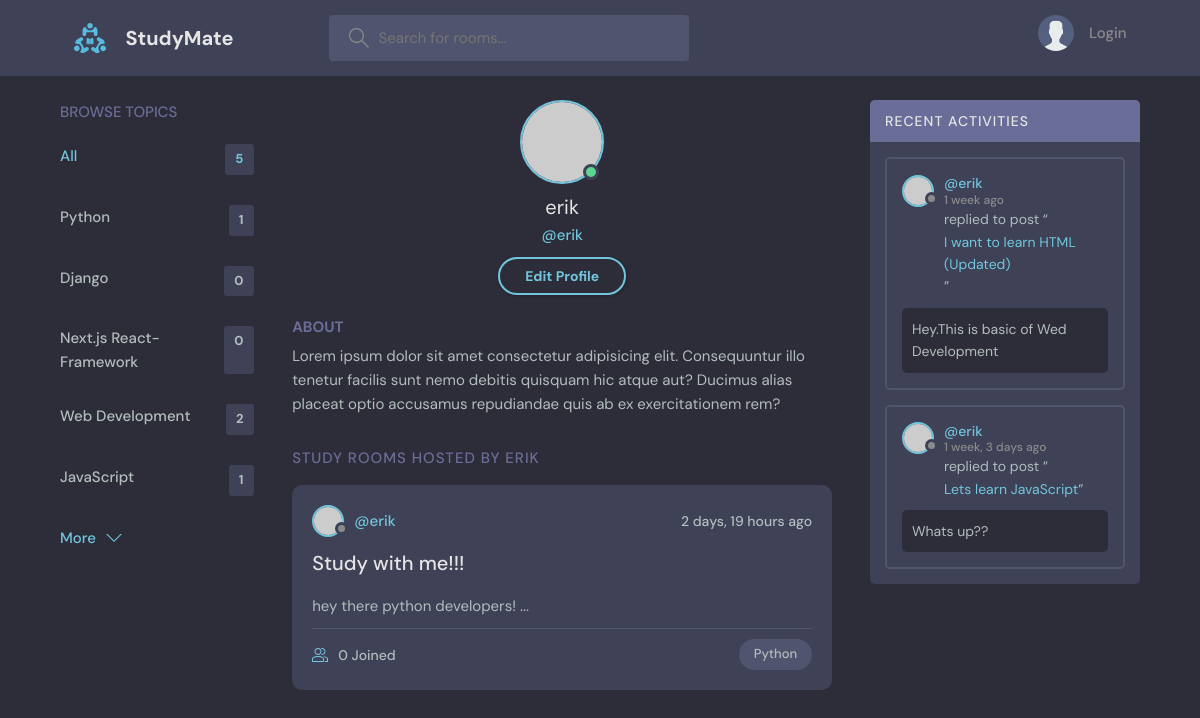
Screenshot of /profile/3/ with the database file from the repository.
### base/models.py (models this page shows, shortened)
class Topic(models.Model):
    name = models.CharField(max_length=200)
    def __str__(self):
        return self.name

class Room(models.Model):
    host = models.ForeignKey(User, on_delete=models.SET_NULL, null=True) # database table relationship
    topic=  models.ForeignKey(Topic, on_delete=models.SET_NULL, null=True)
    name = models.CharField(max_length=200)
    description = models.TextField(null=True, blank=True)
    participants = models.ManyToManyField(User, related_name='participants',blank=True)  # many to many relationship.
    updated = models.DateTimeField(auto_now=True) #updates each time an item is updated
    created = models.DateTimeField(auto_now_add=True) #runs ONLY once when an item is created in DB
    class Meta:
        ordering = ['-updated', '-created'] # '-' enables order by descending order(new first)
    def __str__(self):
        return self.name
    def desc(self):
        return self.description[0:120]  # get first 50 characters of the description attribute

class Message(models.Model):
    user = models.ForeignKey(User, on_delete=models.CASCADE) # database table relationship
    room = models.ForeignKey(Room, on_delete=models.CASCADE)
    body = models.TextField()
    updated = models.DateTimeField(auto_now=True)
    created = models.DateTimeField(auto_now_add=True)
    class Meta:
        ordering = ['-updated', '-created'] # '-' enables order by descending order(new first)

### base/views.py (the view)
# urls.py: path('profile/<str:pk>/', views.userProfile, name="user-profile"),
def userProfile(request, pk):
    user = User.objects.get(id=pk)
    rooms = user.room_set.all()  # fetch all rooms related to the user
    room_messages = user.message_set.all()  # fetch all messages related to the user
    topics = Topic.objects.all()  # all topics
    context = {'user': user, 'rooms':rooms, 'topics':topics, 'room_messages':room_messages}
    return render(request, 'base/profile.html', context)

### base/templates/base/profile.html
{% extends 'main.html' %}
{% block content %}
<div class="profile-page layout layout--3">
  <div class="container">
    {% include 'base/topics_component.html' %}
    <div class="roomList">
      <div class="profile">
        <div class="profile__avatar">
          <div class="avatar avatar--large active">
            <img src="https://randomuser.me/api/portraits/men/11.jpg" />
          </div>
        </div>
        <div class="profile__info">
          <h3>{{user}}</h3>
          <p>@{{user.username}}</p>
          <a href="edit-user.html" class="btn btn--main btn--pill">Edit Profile</a>
        </div>
        <div class="profile__about">
          <h3>About</h3>
          <p>
            Lorem ipsum dolor sit amet consectetur adipisicing elit. Consequuntur illo tenetur
            facilis sunt nemo debitis quisquam hic atque aut? Ducimus alias placeat optio
            accusamus repudiandae quis ab ex exercitationem rem?
          </p>
        </div>
      </div>
      <div class="roomList__header">
        <div>
          <h2>Study Rooms Hosted by {{user}}</a>
          </h2>
        </div>
      </div>
      {% include 'base/feed_component.html' %}
    </div>
    {% include 'base/activity_component.html' %}
  </div>
</div>
{% endblock content %}

### base/templates/base/topics_component.html
<div class="topics">
  <div class="topics__header">
    <h2>Browse Topics</h2>
  </div>
  <ul class="topics__list">
    <li>
      <a href="{% url 'home' %}" class="active">All <span>{{topics.count}}</span></a>
    </li>
    {% for topic in topics %}
    <li>
      <a href="{% url 'home' %}?q={{topic.name}}">{{topic.name}}<span>{{topic.room_set.all.count}}</span></a>
    </li>
    {% endfor %}
  </ul>
  <a class="btn btn--link" href="topics.html">
    More
    <svg
      version="1.1"
      xmlns="http://www.w3.org/2000/svg"
      width="32"
      height="32"
      viewBox="0 0 32 32"
    >
      <title>chevron-down</title>
      <path d="M16 21l-13-13h-3l16 16 16-16h-3l-13 13z"></path>
    </svg>
  </a>
</div>

### base/templates/base/feed_component.html (shortened to what this page needs)
{% for room in rooms %}
<div class="roomListRoom">
  <div class="roomListRoom__header">
    <a
      href="{% url 'user-profile' room.host.id %}"
      class="roomListRoom__author"
    >
      <div class="avatar avatar--small">
        <img src="https://randomuser.me/api/portraits/women/11.jpg" />
      </div>
      <span>@{{room.host.username}}</span>
    </a>
    <div class="roomListRoom__actions">
      <span>{{room.created|timesince}} ago</span>
    </div>
  </div>
  <div class="roomListRoom__content">
    <a href="{% url 'room' room.id %}">{{room.name}}</a>
    <p>{{room.desc}} ...</p>
  </div>
  <div class="roomListRoom__meta">
    <a href="{% url 'room' room.id %}" class="roomListRoom__joined">
      {{room.participants.count}} Joined
    </a>
    <p class="roomListRoom__topic">{{room.topic}}</p>
  </div>
</div>
{% endfor %}

### base/templates/base/activity_component.html (shortened to what this page needs)
<div class="activities">
  <div class="activities__header">
    <h2>Recent Activities</h2>
  </div>
  {% for message in room_messages %}
  <div class="activities__box">
    <div class="activities__boxHeader roomListRoom__header">
      <a
        href="{% url 'user-profile' message.user.id %}"
        class="roomListRoom__author"
      >
        <div class="avatar avatar--small">
          <img src="https://randomuser.me/api/portraits/women/11.jpg" />
        </div>
        <p>
          @{{message.user.username}}
          <span>{{message.created|timesince}} ago</span>
        </p>
      </a>
    </div>
    <div class="activities__boxContent">
      <p>replied to post “<a href="{% url 'room' message.room.id %}">{{message.room}}</a>”</p>
      <div class="activities__boxRoomContent">{{message.body}}</div>
    </div>
  </div>
  {% endfor %}
</div>

### rows the page displays
Topic: name "Python", room_set.all.count "1"
Topic: name "Django", room_set.all.count "0"
Topic: name "Next.js React-Framework", room_set.all.count "0"
Topic: name "Web Development", room_set.all.count "2"
Topic: name "JavaScript", room_set.all.count "1"
Room: host.username "erik", created "2 days, 19 hours", name "Study with me!!!", desc "hey there python developers!", participants.count "0", topic "Python"
Message: user.username "erik", created "1 week", room "I want to learn HTML (Updated)", body "Hey.This is basic of Wed Development"
Message: user.username "erik", created "1 week, 3 days", room "Lets learn JavaScript", body "Whats up??"

### other values shown
{{ topics.count }} "5"
{{ user }} "erik"
{{ user.username }} "erik"
{{ user }} "ERIK"
